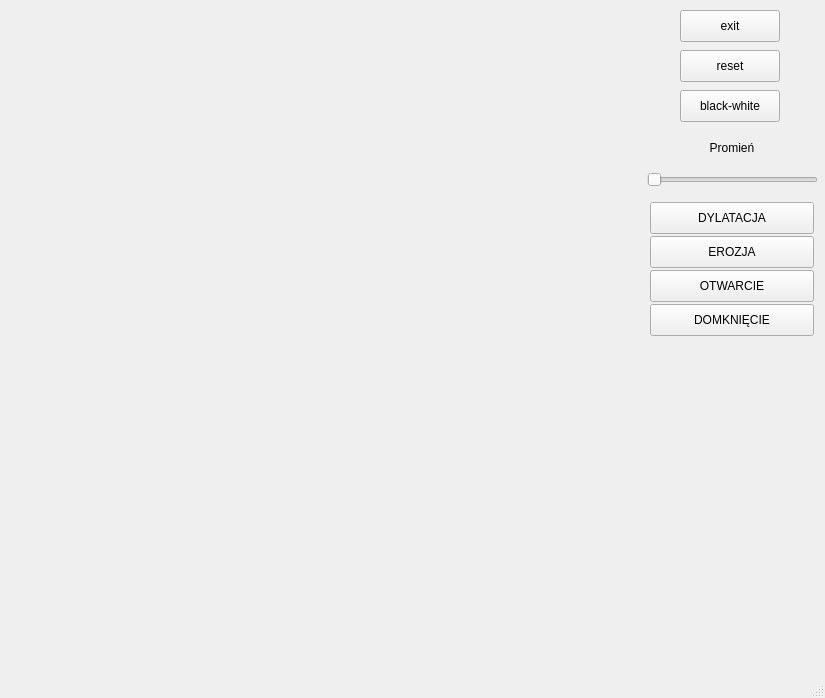
<?xml version="1.0" encoding="UTF-8"?>
<ui version="4.0">
 <class>MainWindow</class>
 <widget class="QMainWindow" name="MainWindow">
  <property name="geometry">
   <rect>
    <x>0</x>
    <y>0</y>
    <width>825</width>
    <height>698</height>
   </rect>
  </property>
  <property name="windowTitle">
   <string>MainWindow</string>
  </property>
  <widget class="QWidget" name="centralwidget">
   <widget class="Ekran" name="widget" native="true">
    <property name="geometry">
     <rect>
      <x>10</x>
      <y>0</y>
      <width>640</width>
      <height>640</height>
     </rect>
    </property>
   </widget>
   <widget class="QPushButton" name="wyjdz">
    <property name="geometry">
     <rect>
      <x>680</x>
      <y>10</y>
      <width>100</width>
      <height>32</height>
     </rect>
    </property>
    <property name="text">
     <string>exit</string>
    </property>
   </widget>
   <widget class="QSlider" name="alpha_poziom">
    <property name="geometry">
     <rect>
      <x>647</x>
      <y>167</y>
      <width>171</width>
      <height>25</height>
     </rect>
    </property>
    <property name="minimum">
     <number>1</number>
    </property>
    <property name="maximum">
     <number>10</number>
    </property>
    <property name="value">
     <number>1</number>
    </property>
    <property name="orientation">
     <enum>Qt::Horizontal</enum>
    </property>
   </widget>
   <widget class="QPushButton" name="erozja_b">
    <property name="geometry">
     <rect>
      <x>650</x>
      <y>236</y>
      <width>164</width>
      <height>32</height>
     </rect>
    </property>
    <property name="text">
     <string>EROZJA</string>
    </property>
   </widget>
   <widget class="QPushButton" name="domkniecie">
    <property name="geometry">
     <rect>
      <x>650</x>
      <y>304</y>
      <width>164</width>
      <height>32</height>
     </rect>
    </property>
    <property name="text">
     <string>DOMKNIĘCIE</string>
    </property>
   </widget>
   <widget class="QLabel" name="label">
    <property name="geometry">
     <rect>
      <x>650</x>
      <y>136</y>
      <width>164</width>
      <height>23</height>
     </rect>
    </property>
    <property name="text">
     <string>Promień</string>
    </property>
    <property name="alignment">
     <set>Qt::AlignCenter</set>
    </property>
   </widget>
   <widget class="QPushButton" name="dylatacja_b">
    <property name="geometry">
     <rect>
      <x>650</x>
      <y>202</y>
      <width>164</width>
      <height>32</height>
     </rect>
    </property>
    <property name="text">
     <string>DYLATACJA</string>
    </property>
   </widget>
   <widget class="QPushButton" name="otwarcie">
    <property name="geometry">
     <rect>
      <x>650</x>
      <y>270</y>
      <width>164</width>
      <height>32</height>
     </rect>
    </property>
    <property name="text">
     <string>OTWARCIE</string>
    </property>
   </widget>
   <widget class="QPushButton" name="reset">
    <property name="geometry">
     <rect>
      <x>680</x>
      <y>50</y>
      <width>100</width>
      <height>32</height>
     </rect>
    </property>
    <property name="text">
     <string>reset</string>
    </property>
   </widget>
   <widget class="QPushButton" name="black_white">
    <property name="geometry">
     <rect>
      <x>680</x>
      <y>90</y>
      <width>100</width>
      <height>32</height>
     </rect>
    </property>
    <property name="text">
     <string>black-white</string>
    </property>
   </widget>
  </widget>
  <widget class="QMenuBar" name="menubar">
   <property name="geometry">
    <rect>
     <x>0</x>
     <y>0</y>
     <width>825</width>
     <height>24</height>
    </rect>
   </property>
  </widget>
  <widget class="QStatusBar" name="statusbar"/>
 </widget>
 <customwidgets>
  <customwidget>
   <class>Ekran</class>
   <extends>QWidget</extends>
   <header>ekran.h</header>
   <container>1</container>
  </customwidget>
 </customwidgets>
 <resources/>
 <connections/>
</ui>
